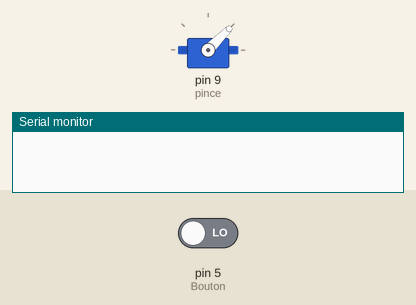
This sketch was run on a simulated Arduino Uno, built with avr-gcc and run on an emulated ATmega328P. Parts: servo, the last lines printed to the serial monitor. The inputs (shaded band) are chosen by the test bench; at power-on: pin 5 (Bouton) LOW.

Above: at 1.2 s.
1.3 s: pin 5 (Bouton) driven HIGH
At 1.9 s:
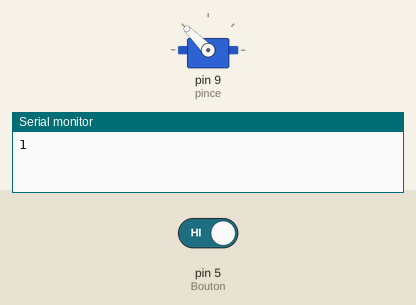
4.3 s: pin 5 (Bouton) driven LOW
At 5.3 s:
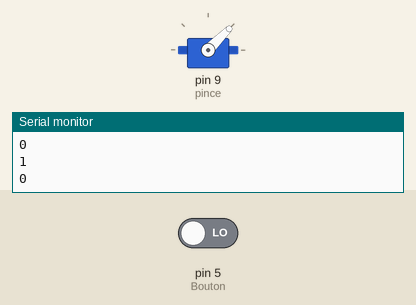
Timing chart, 0 to 7.3 s (numbered marks = the images above; inputs shaded):
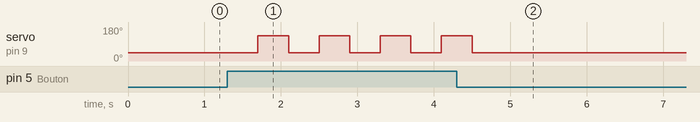

Measured:
- after the input at 1.3 s, servo on pin 9 (pince): alternates 135° for 0.40 s and 45° for 0.40 s, starting after 0.40 s
- after the input at 4.3 s, servo on pin 9 (pince): goes on until 4.5 s, then stays 45°

The sketch:

Servo_moteur_Bouton_Var_Etat.ino
```cpp
# include <Servo.h>
Servo pince;
int fermer= 45, ouvert= 135, Bouton= 5, Etat=0;
void setup() {
pinMode(Bouton, INPUT);
pince.attach(9);
pince.write(90);
Serial.begin(9600);
}

void loop() {

 if(digitalRead(Bouton)==1)
 {
   delay(400);
   if (Etat==0) Etat=1;
   else Etat=0;
   Serial.println(Etat);

  }
if (Etat==0) pince.write(fermer);
else pince.write(ouvert);

}
```
